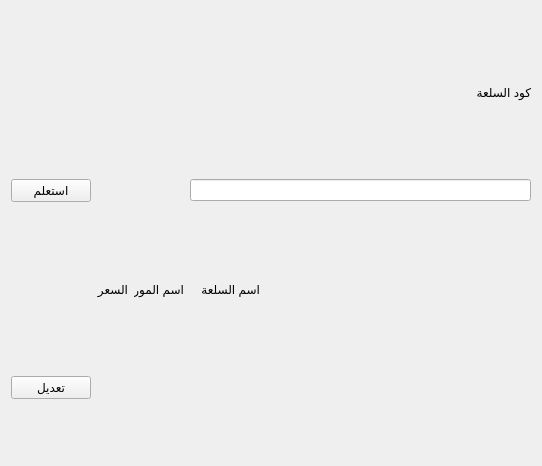
<?xml version="1.0" encoding="UTF-8"?>
<ui version="4.0">
 <class>InqueryForm</class>
 <widget class="QWidget" name="InqueryForm">
  <property name="windowModality">
   <enum>Qt::NonModal</enum>
  </property>
  <property name="geometry">
   <rect>
    <x>0</x>
    <y>0</y>
    <width>542</width>
    <height>466</height>
   </rect>
  </property>
  <property name="windowTitle">
   <string>استعلام و تعديل</string>
  </property>
  <layout class="QGridLayout" name="gridLayout">
   <item row="3" column="5">
    <widget class="QLabel" name="label_2">
     <property name="maximumSize">
      <size>
       <width>70</width>
       <height>50</height>
      </size>
     </property>
     <property name="text">
      <string>اسم السلعة</string>
     </property>
    </widget>
   </item>
   <item row="4" column="1">
    <widget class="QPushButton" name="pushButton">
     <property name="text">
      <string>تعديل</string>
     </property>
    </widget>
   </item>
   <item row="3" column="3">
    <widget class="QLabel" name="label_3">
     <property name="maximumSize">
      <size>
       <width>50</width>
       <height>50</height>
      </size>
     </property>
     <property name="text">
      <string>اسم المورد</string>
     </property>
    </widget>
   </item>
   <item row="1" column="1">
    <widget class="QPushButton" name="inqueryButton">
     <property name="text">
      <string>استعلم</string>
     </property>
    </widget>
   </item>
   <item row="0" column="5">
    <widget class="QLabel" name="label">
     <property name="maximumSize">
      <size>
       <width>16777215</width>
       <height>50</height>
      </size>
     </property>
     <property name="text">
      <string>كود السلعة</string>
     </property>
    </widget>
   </item>
   <item row="1" column="5">
    <widget class="QLineEdit" name="IDlineEdit"/>
   </item>
   <item row="3" column="2">
    <widget class="QLabel" name="label_4">
     <property name="maximumSize">
      <size>
       <width>50</width>
       <height>50</height>
      </size>
     </property>
     <property name="text">
      <string>السعر</string>
     </property>
    </widget>
   </item>
  </layout>
 </widget>
 <resources/>
 <connections/>
</ui>
